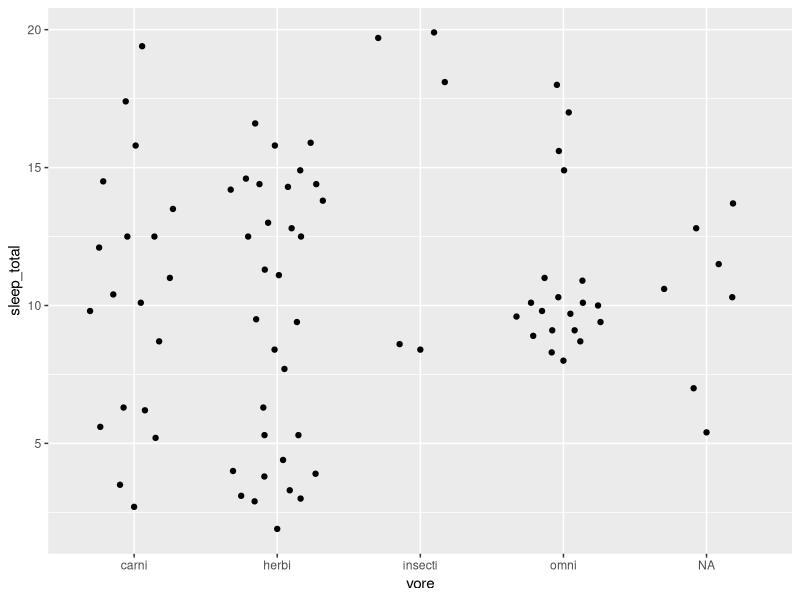
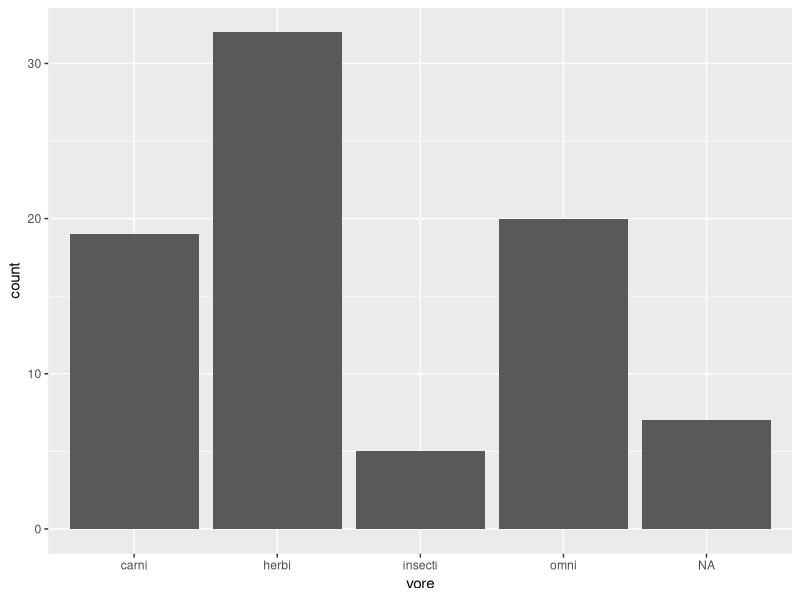
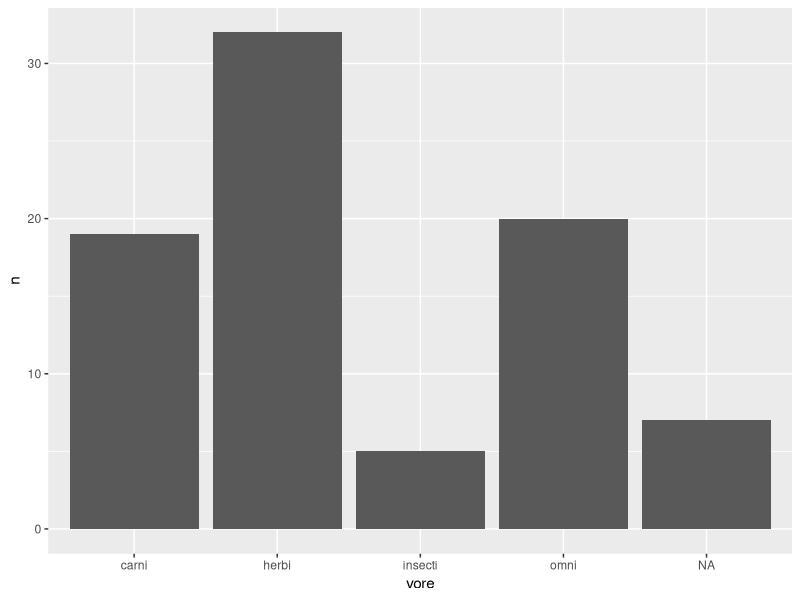
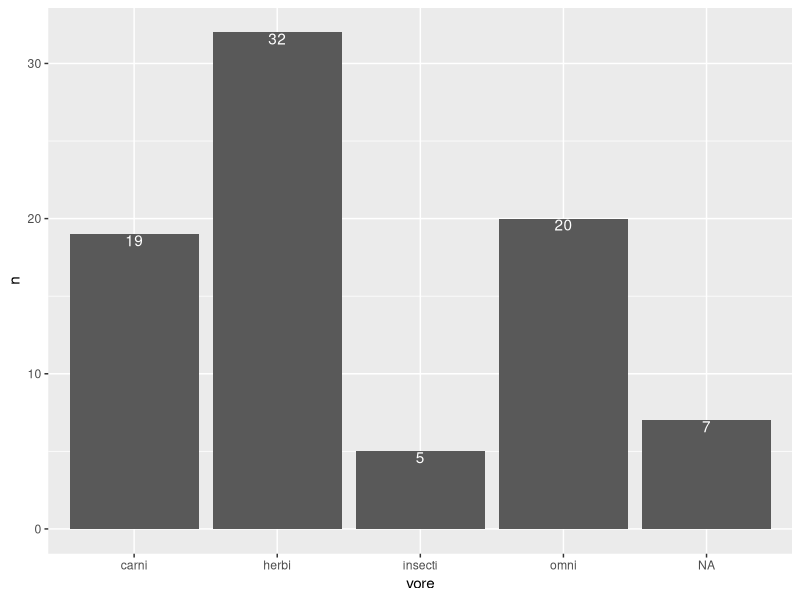
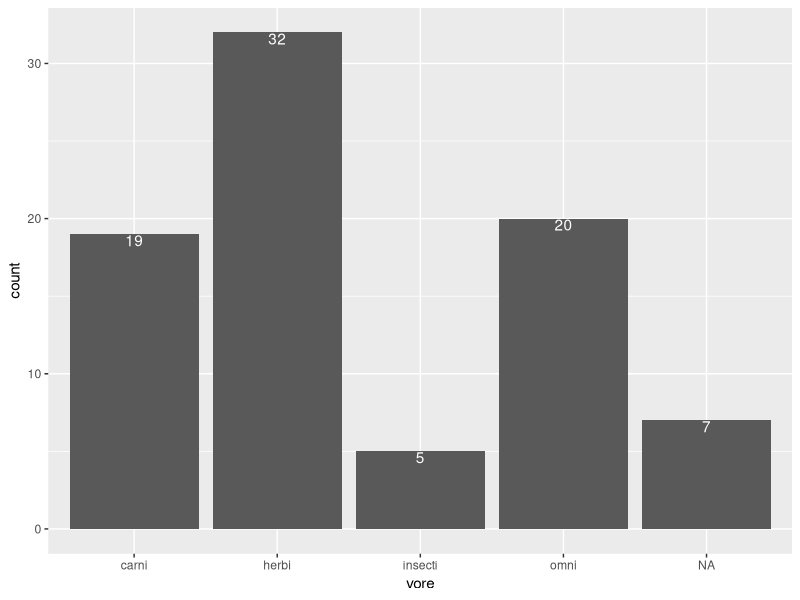

The R script that drew these images, in order:
library(ggplot2)
library(dplyr)

msleep
lapply(msleep, function(i) sum(is.na(i)))

set.seed(1)
library(ggbeeswarm)
ggplot(msleep, aes(x = vore, y = sleep_total)) +
  geom_quasirandom()

ggplot(msleep, aes(x = vore)) +
  geom_bar(stat = "count")

msleep_counted <- msleep %>% 
  group_by(vore) %>% 
  summarise(n = length(vore))

ggplot(msleep_counted, aes(x = vore, y = n)) +
  geom_bar(stat = "identity")

# stat a dodawanie nowych geometrii
ggplot(msleep_counted, aes(x = vore, y = n, label = n)) +
  geom_bar(stat = "identity") +
  geom_text(color = "white", vjust = 1)

ggplot(msleep, aes(x = vore, label = ..count..)) +
  geom_bar(stat = "count") +
  geom_text(stat = "count", color = "white", vjust = 1)
